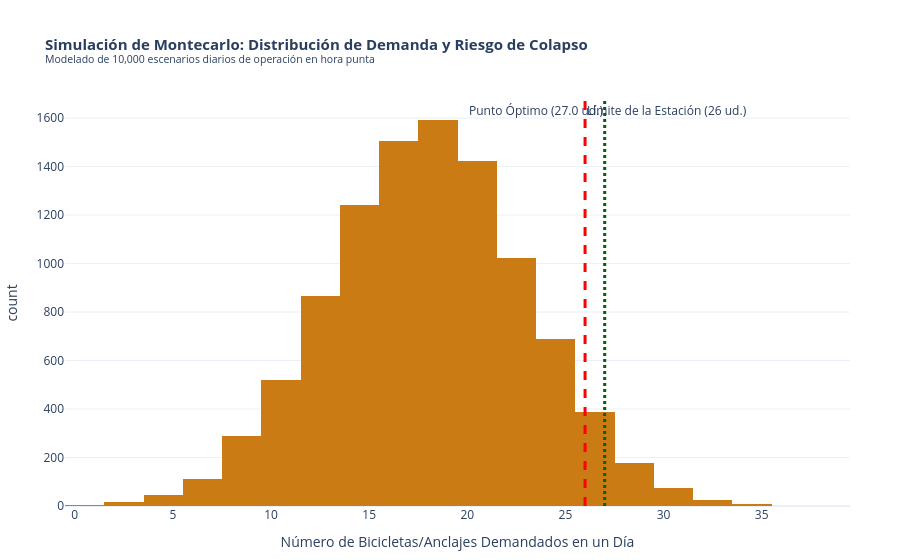

Write notebook code for a chart like this one.
### Code cell
#SIMULACIÓN  DE MONTECARLO (1)
#Sirve para evaluar riesgos y tomar decisiones en condiciones de incertidumbre (en este esudio tomamos el clima y la hora punta)
#Evaluar y analizar la probabilidad de que una de las principales estaciones colapse por falta de bicicletas o por exceso
#Se trata de calcular la estrategia óptima que evite llegar a ese extremo 
#El algoritmo simula hasta 10.000 días de operación logística, con números aleatorios
#Distribución normal: basa en datos de uso y patrón de clima propio de Valladolid 

import numpy as np
import pandas as pd
import plotly.express as px

# 1. Parámetros base del escenario logístico para un Nodo Puente en Hora Punta (ej: Plaza Circular)
capacidad_estacion = 26       #Referencia Pl. Circular  (004)
media_demanda_viajes = 18    # Media de bicicletas requeridas / devueltas en hora punta
desviacion_estandar = 5       # Volatilidad diaria (influenciada por clima, retrasos de camiones, etc.)
simulaciones = 10000          # Nª iteraciones del modelo estadístico

# Fijar semilla para que los resultados de Montecarlo sean replicables
np.random.seed(42)

# 2. Ejecución de la Simulación de Montecarlo
# Generar 10,000 escenarios aleatorios de demanda siguiendo una distribución normal
demanda_simulada = np.random.normal(loc=media_demanda_viajes, scale=desviacion_estandar, size=simulaciones)
demanda_simulada = np.round(demanda_simulada).astype(int)

# Forzar a que no existan demandas negativas
demanda_simulada = np.clip(demanda_simulada, 0, None)

# 3. Análisis de Riesgo y Cálculo del Stock de Seguridad
# Un quiebre de stock (colapso) ocurre cuando la demanda supera los anclajes disponibles
escenarios_colapso = demanda_simulada > capacidad_estacion
probabilidad_colapso = (np.sum(escenarios_colapso) / simulaciones) * 100

# Cálculo del Stock de Seguridad para un nivel de confianza del 95% (Z = 1.645)
# Fórmula estándar de cadena de suministro: Z * Desviación Estándar
Z_95 = 1.645
stock_seguridad = np.ceil(Z_95 * desviacion_estandar)
punto_reposicion_optimo = media_demanda_viajes + stock_seguridad

# Imprimir el diagnóstico del modelo logístico en consola
print("=== DIAGNÓSTICO DE MONTECARLO (10,000 ITERACIONES) ===")
print(f"Probabilidad de colapso en la estación (Stockout): {probabilidad_colapso:.2f}%")
print(f"Stock de Seguridad requerido para mitigar volatilidad: {stock_seguridad:.0f} bicicletas/anclajes")
print(f"Punto de Reposición Óptimo para el operario de AUVASA: {punto_reposicion_optimo:.0f} unidades")

# 4. Representación Gráfica de los Escenarios de Riesgo
df_montecarlo = pd.DataFrame({"Demanda_Simulada": demanda_simulada})

fig_mc = px.histogram(
    df_montecarlo,
    x="Demanda_Simulada",
    title="<b>Simulación de Montecarlo: Distribución de Demanda y Riesgo de Colapso</b><br>"
          "<sup>Modelado de 10,000 escenarios diarios de operación en hora punta</sup>",
    labels={"Demanda_Simulada": "Número de Bicicletas/Anclajes Demandados en un Día", "count": "Frecuencia de Escenarios"},
    color_discrete_sequence=["#CA7B14"],
    nbins=20
)

# Añadir línea vertical del límite físico de la estación (Umbral de Colapso)
fig_mc.add_vline(
    x=capacidad_estacion,
    line_dash="dash",
    line_color="red",
    line_width=3,
    annotation_text=f"Límite de la Estación ({capacidad_estacion} ud.)",
    annotation_position="top right"
)

# Añadir línea vertical del punto de reposición óptimo
fig_mc.add_vline(
    x=punto_reposicion_optimo,
    line_dash="dot",
    line_color="darkgreen",
    line_width=3,
    annotation_text=f"Punto Óptimo ({punto_reposicion_optimo} ud.)",
    annotation_position="top left"
)

fig_mc.update_layout(
    template="plotly_white",
    title_font_size=15,
    margin=dict(l=50, r=50, t=100, b=50)
)

fig_mc.show()

### Figure 1 — Plotly figure (JSON) as saved in the notebook; plotly's stock layout.template omitted (floating-point values rounded to 4 significant figures; data arrays with more than 128 entries replaced by an {"elided": "..."} marker saying what was removed)
{"data": [{"bingroup": "x", "hovertemplate": "Número de Bicicletas/Anclajes Demandados en un Día=%{x}<br>count=%{y}<extra></extra>", "legendgroup": "", "marker": {"color": "#CA7B14", "pattern": {"shape": ""}}, "name": "", "nbinsx": 20, "orientation": "v", "showlegend": false, "type": "histogram", "x": {"elided": "10000 int values"}, "xaxis": "x", "yaxis": "y"}], "layout": {"annotations": [{"showarrow": false, "text": "Límite de la Estación (26 ud.)", "x": 26, "xanchor": "left", "xref": "x", "y": 1, "yanchor": "top", "yref": "y domain"}, {"showarrow": false, "text": "Punto Óptimo (27.0 ud.)", "x": 27, "xanchor": "right", "xref": "x", "y": 1, "yanchor": "top", "yref": "y domain"}], "barmode": "relative", "legend": {"tracegroupgap": 0}, "margin": {"b": 50, "l": 50, "r": 50, "t": 100}, "shapes": [{"line": {"color": "red", "dash": "dash", "width": 3}, "type": "line", "x0": 26, "x1": 26, "xref": "x", "y0": 0, "y1": 1, "yref": "y domain"}, {"line": {"color": "darkgreen", "dash": "dot", "width": 3}, "type": "line", "x0": 27, "x1": 27, "xref": "x", "y0": 0, "y1": 1, "yref": "y domain"}], "title": {"font": {"size": 15}, "text": "<b>Simulación de Montecarlo: Distribución de Demanda y Riesgo de Colapso</b><br><sup>Modelado de 10,000 escenarios diarios de operación en hora punta</sup>"}, "xaxis": {"anchor": "y", "domain": [0, 1], "title": {"text": "Número de Bicicletas/Anclajes Demandados en un Día"}}, "yaxis": {"anchor": "x", "domain": [0, 1], "title": {"text": "count"}}}}
